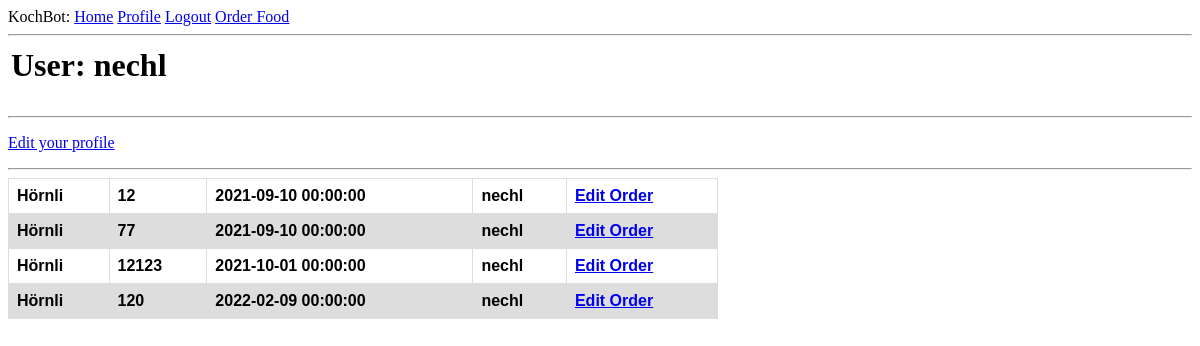
The page /user/nechl (signed in) on the database as committed earlier.
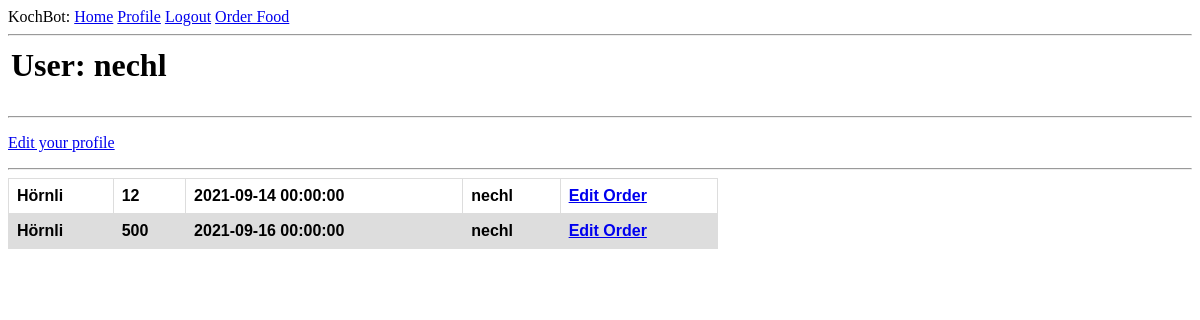
The same page on the database as committed later.
### app/models.py (models this page shows, shortened)
class Order(db.Model):
    id = db.Column(db.Integer, primary_key = True)
    food = db.Column(db.String(140))
    timestamp = db.Column(db.DateTime,  default=datetime.utcnow)
    amount = db.Column(db.Integer())
    finished_at = db.Column(db.DateTime, index = True)
    user_id = db.Column(db.Integer, db.ForeignKey('user.id'))

### app/routes.py (the view)
@app.route('/user/<username>')
@login_required
def user(username):
    user = User.query.filter_by(username=username).first_or_404()
    orders = Order.query.order_by(Order.finished_at.asc()).all()
    return render_template('user.html', user=user, orders=orders)

### app/models.py (called while the page is built)
@login.user_loader
def load_user(id):
    return User.query.get(int(id))

### app/templates/user.html
{% extends "base.html" %}
{% block content %}
    <table>
        <tr valign="top">
            <td><h1>User: {{ user.username }}</h1></td>
        </tr>
    </table>
    <hr>
    {% if user == current_user %}
        <p><a href="{{ url_for('edit_profile') }}">Edit your profile</a></p>
    {% endif %}
    <hr>
    <table id="orders">
        {% for order in orders %}
            {% include '_post.html' %}
        {% endfor %}
    </table>
{% endblock %}

### app/templates/_post.html
<tr id="orders">
    <th id="orders">{{ order.food }}</th>
    <th id="orders">{{ order.amount }}</th>
    <th id="orders">{{ order.finished_at }}</th>
    <th id="orders">{{ order.user_id }}</th>
    <th id="orders"><a href="{{ url_for('edit_order', id=order.id) }}">Edit Order</a></th>
</tr>

Rows that differ between the two databases and show on the page:
removed Order: food "Hörnli", amount "77", finished_at "2021-09-10 00:00:00", user_id "nechl"
removed Order: food "Hörnli", amount "12123", finished_at "2021-10-01 00:00:00", user_id "nechl"
changed Order (number 1 of 2 on the later page): finished_at "2021-09-10 00:00:00" → "2021-09-14 00:00:00"
changed Order (number 2 of 2 on the later page): amount "120" → "500"; finished_at "2022-02-09 00:00:00" → "2021-09-16 00:00:00"
